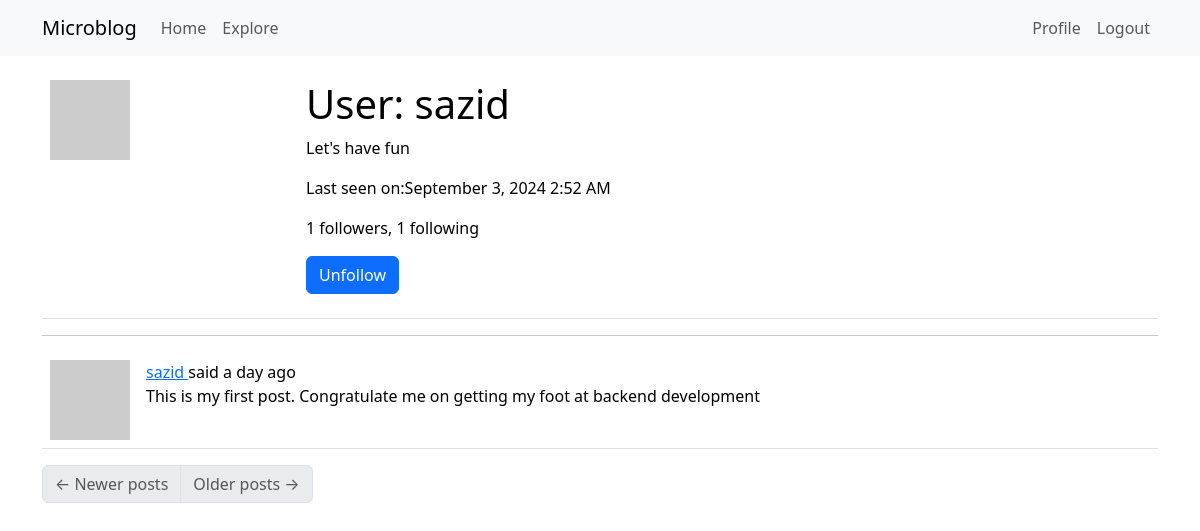
Before: /user/sazid (signed in) with the older database file.
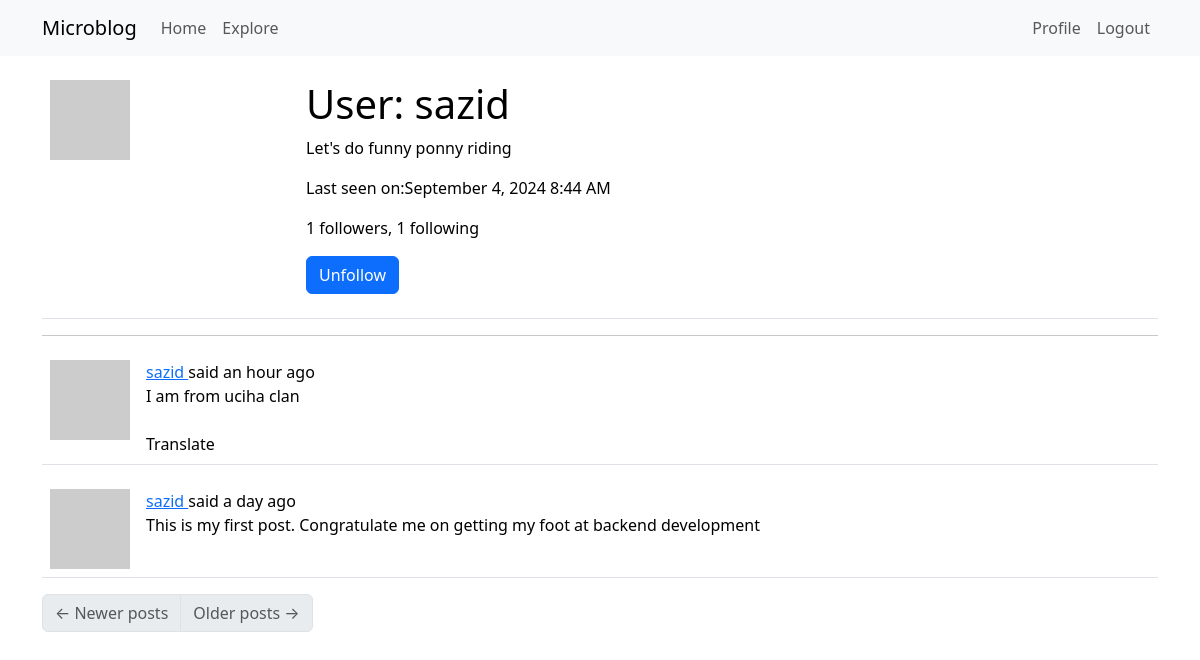
After: the same page with the newer database file.
### app/models.py (models this page shows, shortened)
class User(UserMixin,db.Model):
    id: so.Mapped[int] = so.mapped_column(primary_key=True)
    username: so.Mapped[str] = so.mapped_column(sa.String(64), index=True,
                                                unique=True)
    email: so.Mapped[str] = so.mapped_column(sa.String(120), index=True,
                                             unique=True)
    password_hash: so.Mapped[Optional[str]] = so.mapped_column(sa.String(256))
    posts: so.WriteOnlyMapped['Post'] = so.relationship(
        back_populates='author')
    about_me: so.Mapped[Optional[str]] = so.mapped_column(sa.String(140))
    last_seen: so.Mapped[Optional[datetime]] = so.mapped_column(
        default=lambda: datetime.now(timezone.utc))
    following: so.WriteOnlyMapped['User'] = so.relationship(
        secondary=followers, primaryjoin=(followers.c.follower_id == id),
        secondaryjoin=(followers.c.followed_id == id),
        back_populates='followers')
    followers: so.WriteOnlyMapped['User'] = so.relationship(
        secondary=followers, primaryjoin=(followers.c.followed_id == id),
        secondaryjoin=(followers.c.follower_id == id),
        back_populates='following')
    def avatar(self,size):
        digest=md5(self.email.lower().encode('utf-8')).hexdigest()
        return f'https://www.gravatar.com/avatar/{digest}?d=identicon&s={size}'
    def is_following(self, user):
        query = self.following.select().where(User.id == user.id)
        return db.session.scalar(query) is not None
    def followers_count(self):
        query = sa.select(sa.func.count()).select_from(
            self.followers.select().subquery())
        return db.session.scalar(query)
    def following_count(self):
        query = sa.select(sa.func.count()).select_from(
            self.following.select().subquery())
        return db.session.scalar(query)

class Post(db.Model):
    id: so.Mapped[int] = so.mapped_column(primary_key=True)
    body: so.Mapped[str] = so.mapped_column(sa.String(140))
    timestamp: so.Mapped[datetime] = so.mapped_column(
        index=True, default=lambda: datetime.now(timezone.utc))
    user_id: so.Mapped[int] = so.mapped_column(sa.ForeignKey(User.id),
                                               index=True)
    author: so.Mapped[User] = so.relationship(back_populates='posts')
    language: so.Mapped[Optional[str]] = so.mapped_column(sa.String(5))

### app/routes.py (the view)
@app.route('/user/<username>')
@login_required
def user(username):
    user = db.first_or_404(sa.select(User).where(User.username==username))
    page = request.args.get('page', 1, type=int)
    query = user.posts.select().order_by(Post.timestamp.desc())
    posts = db.paginate(query, page=page,
                        per_page=app.config['POSTS_PER_PAGE'],
                        error_out=False)
    next_url = url_for('user', username=user.username, page=posts.next_num) \
        if posts.has_next else None
    prev_url = url_for('user', username=user.username, page=posts.prev_num) \
        if posts.has_prev else None
    form=EmptyForm()
    return render_template('user.html',user=user,posts=posts.items,next_url=next_url, prev_url=prev_url,form=form)

### app/forms.py
class EmptyForm(FlaskForm):
    submit = SubmitField('Submit')

### app/__init__.py (called while the page is built)
def get_locale():
    return request.accept_languages.best_match(app.config['LANGUAGES'])

### app/models.py (called while the page is built)
@login.user_loader
def load_user(id):
    return db.session.get(User, int(id))

### app/routes.py (called while the page is built)
@app.before_request
def before_request():
    if current_user.is_authenticated:
        current_user.last_seen = datetime.now(timezone.utc)
        db.session.commit()
    g.locale=str(get_locale())

### app/templates/user.html (shortened to what this page needs)
{% extends "base.html" %}
{% block content %}
    <table class="table table-hover">
        <tr>
            <td width="256px"><img src="{{ user.avatar(128) }}"</td>
            <td>
                <h1>{{ _('User') }}: {{ user.username }}</h1>
                {% if user.about_me %}<p>{{ user.about_me }}</p>{% endif %}
                {% if user.last_seen %}<p>{{ _('Last seen on') }}:{{ moment(user.last_seen).format('LLL') }}</p>{% endif %}
                <p>{{ _('%(count)d followers', count=user.followers_count()) }}, {{ _('%(count)d following', count=user.following_count()) }}</p>
                {% if user == current_user %}<p><a href="{{ url_for('edit_profile') }}">{{ _('Edit your profile') }}</a></p>
                {% else %}
                <p>
                    <form action="{{ url_for('unfollow', username=user.username) }}" method="post">
                        {{ form.submit(value=_('Unfollow'),class_='btn btn-primary') }}
                    </form>
                </p>
                {% endif %}
            </td>
        </tr>
    </table>
    <hr>
    {% for post in posts %}
        {% include '_post.html' %}
    {% endfor %}
    <nav aria-label="Post navigation">
        <ul class="pagination">
            <li class="page-item{% if not prev_url %} disabled{% endif %}">
                <a class="page-link" href="{{ prev_url }}">
                    <span aria-hidden="true">&larr;</span> {{ _('Newer posts') }}
                </a>
            </li>
            <li class="page-item{% if not next_url %} disabled{% endif %}">
                <a class="page-link" href="{{ next_url }}">
                    {{ _('Older posts') }} <span aria-hidden="true">&rarr;</span>
                </a>
            </li>
        </ul>
    </nav>
{% endblock %}

### app/templates/base.html (shortened to what this page needs)
<!doctype html>
<html lang="en">
    <head>
        <link
        href="https://cdn.jsdelivr.net/npm/bootstrap@5.3.2/dist/css/bootstrap.min.css"
        rel="stylesheet"
>
    </head>
    <body>
        <nav class="navbar navbar-expand-lg bg-body-tertiary">
            <div class="container">
              <a class="navbar-brand" href="{{ url_for('index') }}">Microblog</a>
              <div class="collapse navbar-collapse" id="navbarSupportedContent">
                <ul class="navbar-nav me-auto mb-2 mb-lg-0">
                  <li class="nav-item">
                    <a class="nav-link" aria-current="page" href="{{ url_for('index') }}">{{ _('Home') }}</a>
                  </li>
                  <li class="nav-item">
                    <a class="nav-link" aria-current="page" href="{{ url_for('explore') }}">{{ _('Explore') }}</a>
                  </li>
                </ul>
                <ul class="navbar-nav mb-2 mb-lg-0">
                  {% if current_user.is_anonymous %}
                  <li class="nav-item">
                    <a class="nav-link" aria-current="page" href="{{ url_for('login') }}">{{ _('Login') }}</a>
                  </li>
                  {% else %}
                  <li class="nav-item">
                    <a class="nav-link" aria-current="page" href="{{ url_for('user', username=current_user.username) }}">{{ _('Profile') }}</a>
                  </li>
                  <li class="nav-item">
                    <a class="nav-link" aria-current="page" href="{{ url_for('logout') }}">{{ _('Logout') }}</a>
                  </li>
                  {% endif %}
                </ul>
              </div>
            </div>
          </nav>
        <div class="container mt-3">
            {% block content %}{% endblock %}
        </div>
      </body>
</html>

### app/templates/_post.html (shortened to what this page needs)
<table class="table table-hover">
    <tr>
        <td width="70px">
            <a href="{{ url_for('user', username=post.author.username) }}">
                <img src="{{ post.author.avatar(70) }}">
            </a>
        </td>
        <td>
            {{ _('%(username)s said %(when)s',
                    username=user_link, when=moment(post.timestamp).fromNow()) }}
            <br>
            <span id="post{{ post.id }}" >{{ post.body }}</span>
            {% if post.language and post.language != g.locale %}
            <br><br>
            <span id="translation{{ post.id }}">
                <a herf="javascript.translate(
                            'post{{ post.id }}',
                            'translation{{ post.id }}',
                            '{{ post.language }}',
                            '{{ g.locale }}');">{{ _('Translate') }}</a>
            </span>
            {% endif %}
        </td>
    </tr>
</table>

Changed rows visible on the page:
changed User "sazid": about_me "Let's have fun" → "Let's do funny ponny riding"; last_seen "September 3, 2024 2:52 AM" → "September 4, 2024 8:44 AM"
added Post: body "I am from uciha clan"
